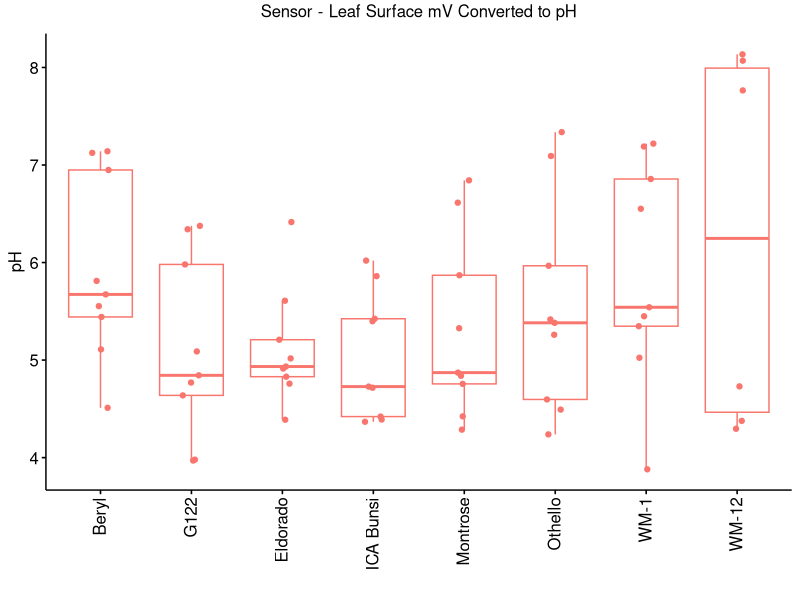
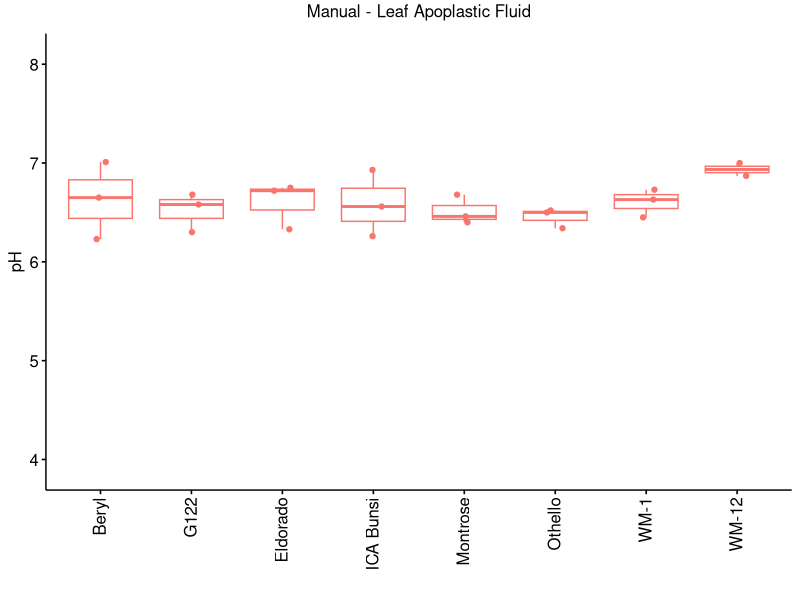
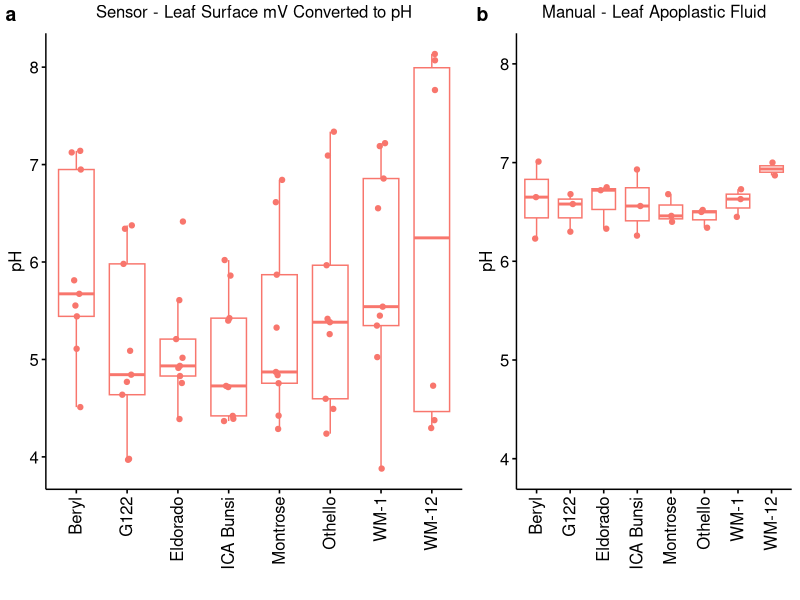
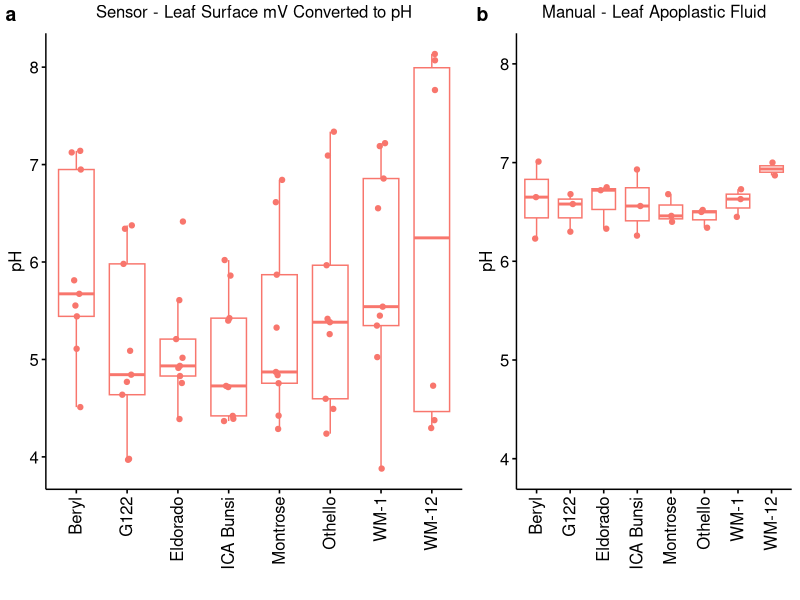
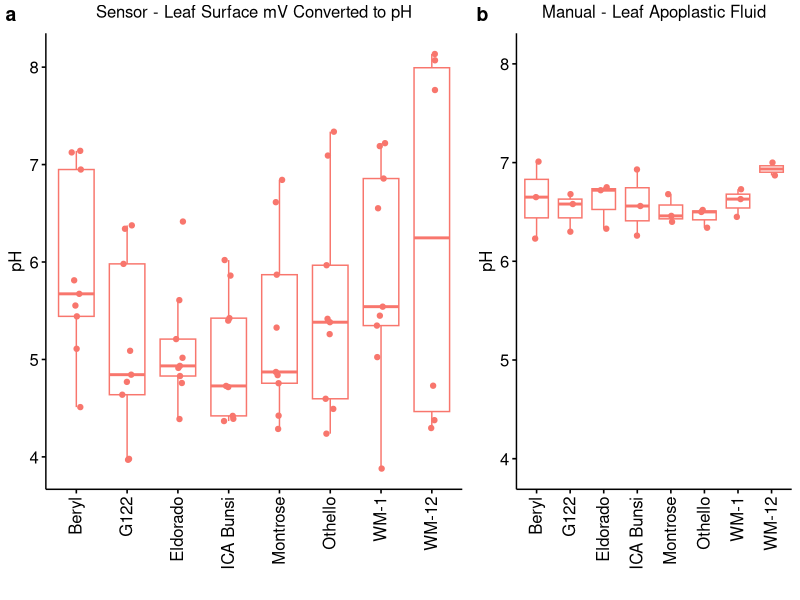

The R script that drew these images, in order:
## ---- chunk 1
library(readxl) #needed for loading xlsx file
library(tidyverse) #contains ggplot2, dplyr, tidyr, readr, purrr, tibble, stringr, forcats packages 
library(rstatix) #needed for tukey_hsd function
library(ggpubr) #requires tidyverse to be loaded first, needed for graphs (e.g. ggboxplot function, and ggpar
## ---- chunk 2
SensorData<-read_excel("TableS1.xlsx",sheet = "Sensor-pH", col_types = c("numeric","numeric","text","numeric","text")) # loading excel, definning which sheet is loaded and define the type of column each is (have to set manually) - important later for stats
SensorData$Cultivar <- factor(SensorData$Cultivar, levels = c("Beryl","G122","Eldorado", "ICA Bunsi", "Montrose", "Othello", "WM-1","WM-12")) #order the Cultivars (for graph later on))
## ---- chunk 3
SensorData<- SensorData %>% filter(Block < 4) #removes Block 4 from SensorData (Wounded Treatment)- will be used for inoculated plots in Fig6a
## ---- chunk 4
summary(aov(pH ~ Cultivar + Block + Cultivar*Block, data = SensorData))
## ---- chunk 5
Fig4a<-ggboxplot(SensorData,"Cultivar", "pH", add="jitter",color="TimePoint", title="Sensor - Leaf Surface mV Converted to pH")+
theme(plot.title = element_text(hjust = 0.5, vjust = 2)) + #Move title to middle, move up a bit
theme(plot.title = element_text(color="black", size=12)) + # change title font size
xlab("") #remove the x axis label (Cultivar)

Fig4a <- Fig4a + theme(axis.text.x = element_text(size=12,angle = 90,vjust = 0.4, hjust=1,color="black"))# x axis font size
Fig4a <- Fig4a + theme(axis.text.y = element_text(size=12)) # y axis font size
Fig4a <- Fig4a + theme(axis.title.x = element_text(size=12)) #changing x axis label font size
Fig4a <- Fig4a + theme(axis.title.y = element_text(size=12)) #changing y axis label size
Fig4a<-ggpar(Fig4a, legend = "none") # removes Legend
Fig4a
## ---- chunk 6
ManualData<-read_excel("TableS1.xlsx",sheet = "Manual-pH", col_types = c("numeric","numeric","text","numeric","text")) # loading excel, definning which sheet is loaded and define the type of column each is (have to set manually) - important later for stats
ManualData$Cultivar <- factor(ManualData$Cultivar, levels = c("Beryl","G122","Eldorado", "ICA Bunsi", "Montrose", "Othello", "WM-1","WM-12")) #order the Cultivars (for graph later on))
## ---- chunk 7
ManualData<- ManualData %>% filter(Block < 4) #removes Block 4 from ManualData (Wounded Treatment)- will be used for inoculated plots in Fig6a
## ---- chunk 8
summary(aov(pH ~ Cultivar + Block + Cultivar*Block, data = ManualData))
## ---- chunk 9
Fig4b<-ggboxplot(ManualData,"Cultivar", "pH", add="jitter",color="TimePoint", title="Manual - Leaf Apoplastic Fluid") +
theme(plot.title = element_text(hjust = 0.5, vjust = 2)) + #Move title to middle, move up a bit
theme(plot.title = element_text(color="black", size=12)) + # change title font size
ylim(3.9, 8.1) + #ensures the y axis are the same between 4a and 4b
xlab("") #remove the x axis label (Cultivar)

Fig4b <- Fig4b + theme(axis.text.x = element_text(size=12,angle = 90,vjust = 0.4, hjust=1,color="black"))# x axis font size
Fig4b <- Fig4b + theme(axis.text.y = element_text(size=12)) # y axis font size
Fig4b <- Fig4b + theme(axis.title.x = element_text(size=12)) #changing x axis label font size
Fig4b <- Fig4b + theme(axis.title.y = element_text(size=12)) #changing y axis label size
Fig4b<-ggpar(Fig4b, legend = "none") # removes Legend
Fig4b
## ---- chunk 10
Fig4 <- ggarrange(Fig4a, Fig4b, ncol = 2, nrow = 1, labels = "auto", legend = "none", widths = c(2,1.4)) #width squashes Panel A graph
Fig4
## ---- chunk 11
#Saving the plot as a tiff and pdf
ggsave(plot=Fig4, file="Fig4-Control-pH.tiff", units="cm", width=18, height=12, dpi=600, compression='lzw')
ggsave(plot=Fig4, file="Fig4-Control-pH.pdf", units="cm", width=18, height=12, dpi=600)
## ---- chunk 12
CompareData<-read_excel("TableS1.xlsx",sheet = "Compare Approaches", col_types = c("numeric","numeric","text","numeric","text")) # loading excel, definning which sheet is loaded and define the type of column each is (have to set manually) - important later for stats
CompareData <- na.omit(CompareData) #removes NAs (some WM-12 rows)
#CompareData$Cultivar <- factor(ManualData$Cultivar, levels = c("Beryl","G122","Eldorado", "ICA Bunsi", "Montrose", "Othello", "WM-1","WM-12")) #order the Cultivars (for graph later on))
## ---- chunk 13
summary(aov(pH ~ Cultivar + Measurement_Type+ Cultivar*Measurement_Type, data = CompareData))
## ---- chunk 14
CompareDataposthoc<-CompareData %>% group_by(Cultivar) %>% tukey_hsd(pH ~ Measurement_Type) 
CompareDataposthoc
